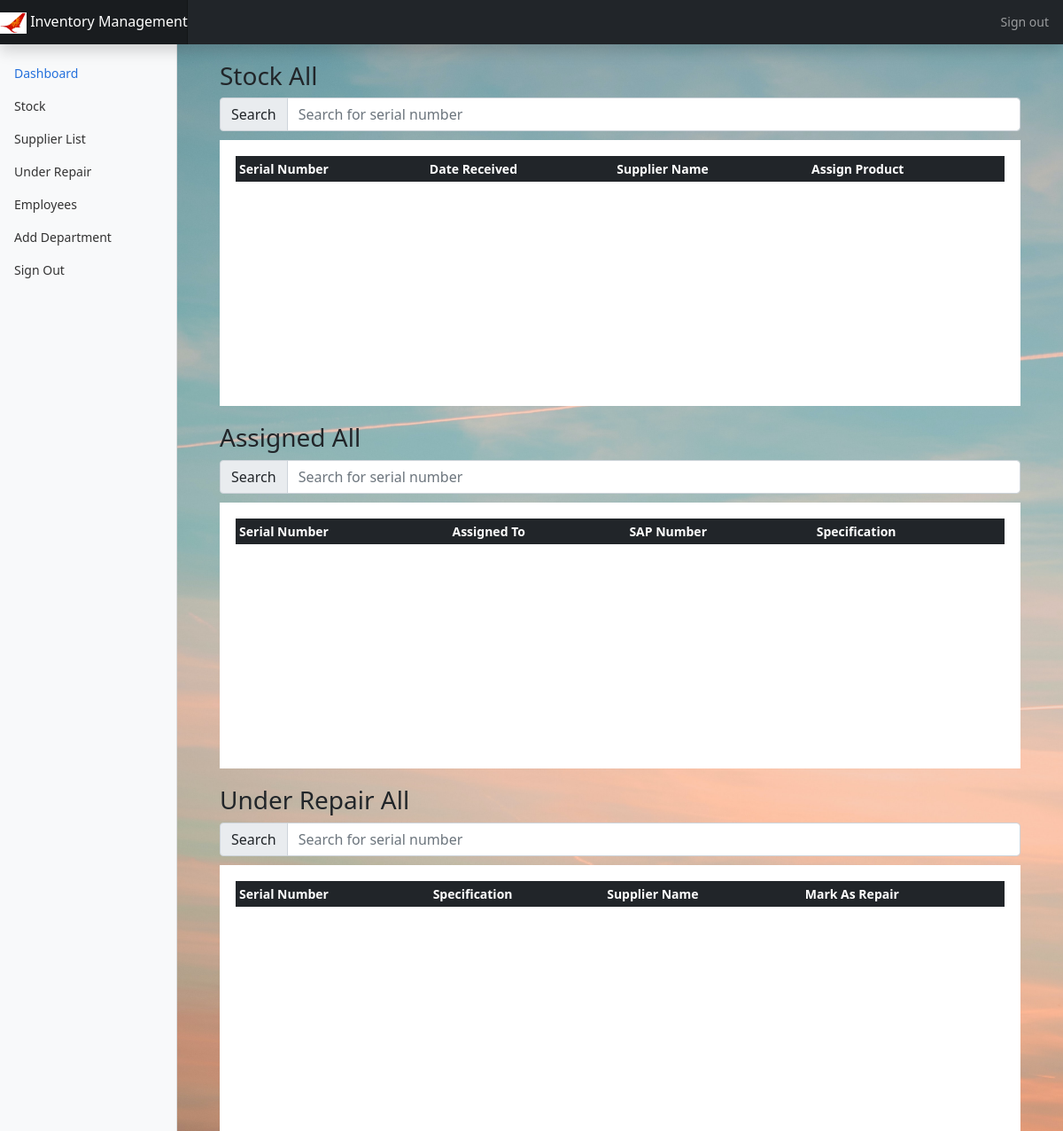
/products/all (signed in), run on an earlier commit of the app's database.
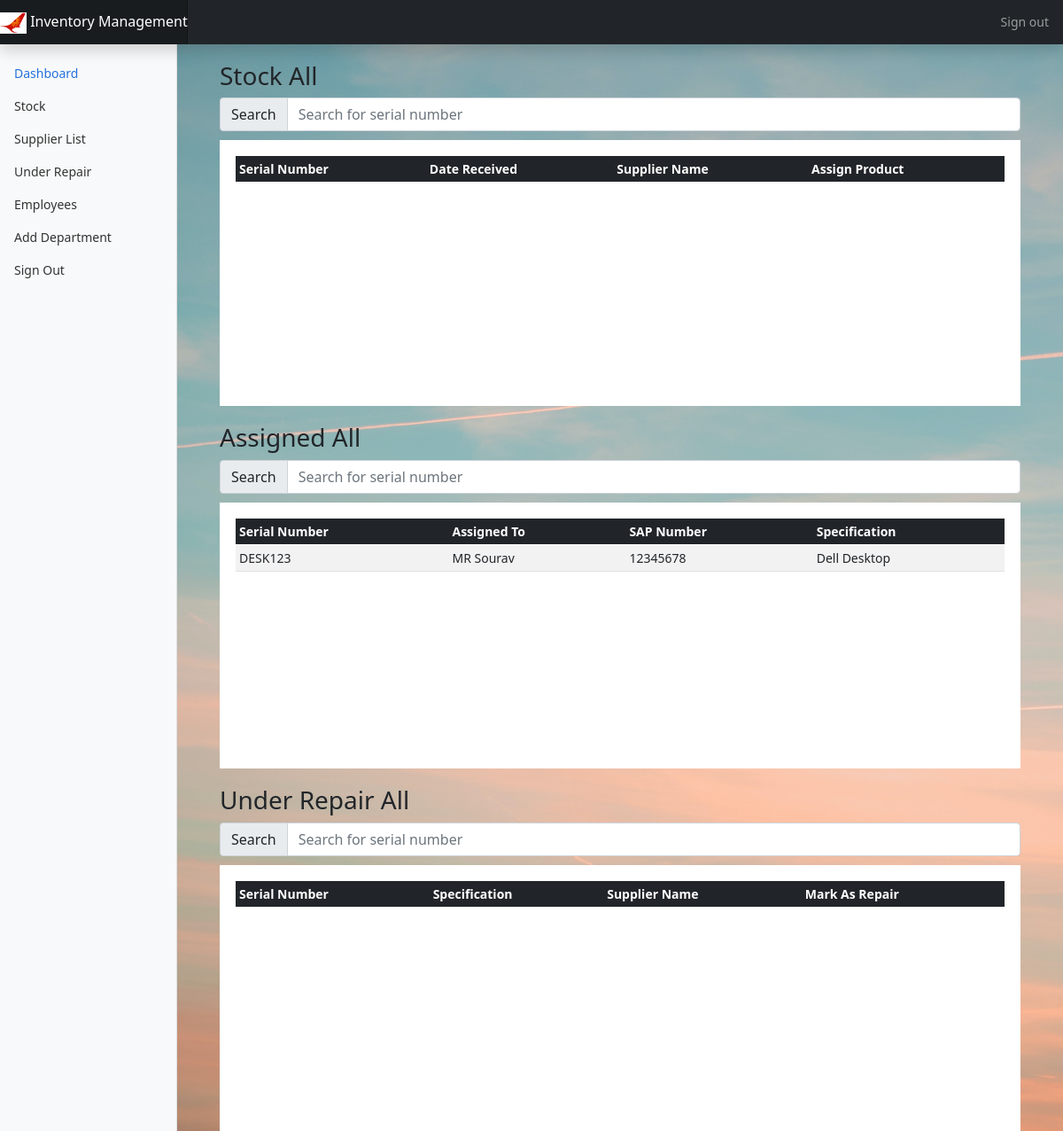
And on a later commit of the database.
### main/models.py (models this page shows)
class Assign(models.Model):
    prod_id = models.AutoField(primary_key=True)
    prod_name = models.CharField(max_length=50,default=' ')
    serial_num = models.CharField(max_length=100, unique=True,default=' ')
    specification = models.TextField(default=' ')
    date_received = models.DateField(default=date.today)
    supplier = models.ForeignKey(Supplier,on_delete=models.CASCADE,default=1)
    emp_id = ForeignKey(Employee,on_delete=models.CASCADE)

class Employee(models.Model):
    emp_id = models.AutoField(primary_key=True)
    sap_number = models.CharField(max_length = 8,unique=True,default="")
    staff_number = models.CharField(max_length = 10,unique=True,default="")
    name = models.CharField(max_length=50)
    contact = models.CharField(max_length=15,unique=True)
    designation = models.CharField(max_length=50)
    department = models.CharField(max_length=20,default=' ')
    floor = models.IntegerField(default=0,validators=[MinValueValidator(0)])
    desk_num = models.CharField(max_length=20,unique=True)
    def __str__(self):
        return self.name

### main/views.py (the view)
# urls.py: path('products/<slug:slug>',views.showProduct,name='showProduct'),
@login_required(login_url='/auth/login')
def showProduct(request,slug):
    if slug == "all":
        stock = models.Stock.objects.all()
        assign = models.Assign.objects.all()
        repair = models.Repair.objects.all()
    else:
        stock = models.Stock.objects.filter(prod_name = slug)
        assign = models.Assign.objects.filter(prod_name = slug)
        repair = models.Repair.objects.filter(prod_name = slug)
    context = {
        "itemType" : slug,
        "stock" : stock,
        "assign" : assign,
        "repair" : repair,
        "assignForm" : forms.assignProduct()
    }
    return render(request,'main/listProduct.html',context)

### main/forms.py
class assignProduct(forms.Form):
    sap_number = forms.CharField(max_length=8,widget=forms.TextInput(attrs={'class':'form-control','placeholder':'SAP Number'}))
    staff_number = forms.CharField(max_length=10,widget=forms.TextInput(attrs={'class':'form-control','placeholder':'Staff Number'}))

### templates/main/listProduct.html (shortened to what this page needs)
{% extends 'main/base.html' %}
{% block content %}
{% include 'main/navbar.html' %}
<main class="col-md-9 ms-sm-auto col-lg-10 px-md-4">
    <div class="container-fluid box">
      <h3>Stock {{ itemType.capitalize }}</h3>
      <div class="input-group flex-nowrap" style="margin-bottom: 10px;">
        <span class="input-group-text" id="addon-wrapping">Search</span>
        <input type="text" class="form-control" id="mySerialInput1" onkeyup="showProduct()" placeholder="Search for serial number" title="Type in a serial number" aria-describedby="addon-wrapping">
      </div>
      <div class="table-responsive table-box ">
        <table class="table table-striped table-sm table-hover" id="stockTable">
          <thead class="header table-dark">
            <tr>
              <th scope="col">Serial Number</th>
              <th scope="col">Date Received</th>
              <th scope="col">Supplier Name</th>
              <th scope="col">Assign Product</th>
            </tr>
          </thead>
        </table>
      </div>
    </div>
    <div class="container-fluid box">
      <h3>Assigned {{itemType.capitalize}}</h3>
      <div class="input-group flex-nowrap" style="margin-bottom: 10px;">
        <span class="input-group-text" id="addon-wrapping">Search</span>
        <input type="text" class="form-control" id="mySerialInput2" onkeyup="showAssignedProduct()" placeholder="Search for serial number" title="Type in a serial number" aria-describedby="addon-wrapping">
      </div>
      <div class="table-responsive table-box">
        <table class="table table-striped table-sm table-hover" id="assignmentTable">
          <thead class="header table-dark">
            <tr>
              <th scope="col">Serial Number</th>
              <th scope="col">Assigned To</th>
              <th scope="col">SAP Number</th>
              <th scope="col">Specification</th>
            </tr>
          </thead>
          <tbody>
            {% for item in assign %}
            <tr>
              <td>{{ item.serial_num }}</td>
              <td>{{ item.emp_id }}</td>
              <td>{{ item.emp_id.sap_number }}</td>
              <td>{{ item.specification }}</td>
            </tr>
            {% endfor %}
          </tbody>
        </table>
      </div>
    </div>
    <div class="container-fluid box">
      <h3>Under Repair {{itemType.capitalize}}</h3>
      <div class="input-group flex-nowrap" style="margin-bottom: 10px;">
        <span class="input-group-text" id="addon-wrapping">Search</span>
        <input type="text" class="form-control" id="mySerialInput3" onkeyup="showUnderRepairProduct()" placeholder="Search for serial number" title="Type in a serial number" aria-describedby="addon-wrapping">
      </div>
      <div class="table-responsive table-box">
        <table class="table table-striped table-sm table-hover" id="underRepairTable">
          <thead class="header table-dark">
            <tr>
                <th scope="col">Serial Number</th>
                <th scope="col">Specification</th>
                <th scope="col">Supplier Name</th>
                <th scope="col">Mark As Repair</th>
            </tr>
          </thead>
        </table>
      </div>
    </div>
    </main>
  </div>
</div>
{% endblock %}

What changed in the data, as far as the page shows it:
added Assign: serial_num "DESK123", emp_id "MR Sourav", emp_id.sap_number "12345678", specification "Dell Desktop"
